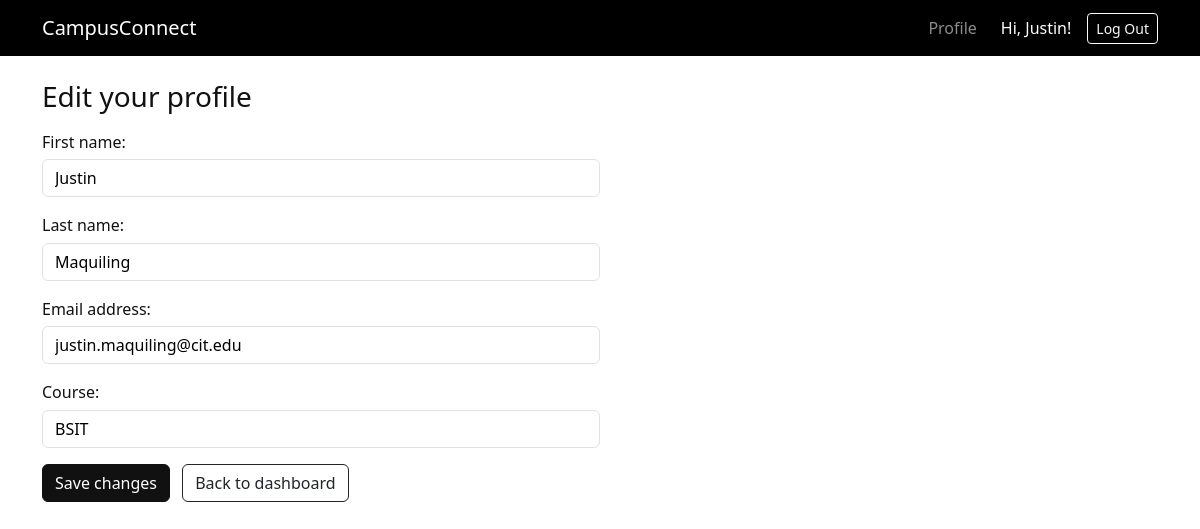
Before: /accounts/profile/ (signed in) with the older database file.
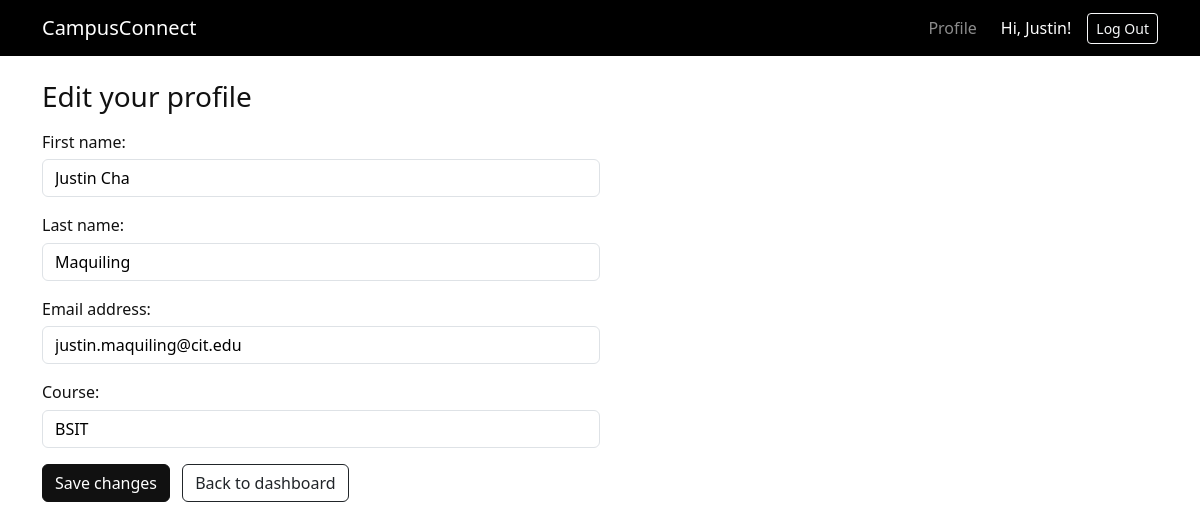
After: the same page with the newer database file.
### accounts/models.py (models this page shows, shortened)
class CustomUser(AbstractUser):
    class Role(models.TextChoices):
        STUDENT =  "STUDENT", "Student"
        ADMIN = "ADMIN", "Administrator"
    role = models.CharField(max_length=10,
                            choices= Role.choices,
                            default=Role.STUDENT)
    course = models.CharField(max_length=50, blank=True)

### accounts/views.py (the view)
# urls.py: path("profile/", ProfileUpdateView.as_view(), name="profile"),
class ProfileUpdateView(LoginRequiredMixin, SuccessMessageMixin, UpdateView):
    form_class = UserProfileForm
    template_name = "dashboard/profile.html"
    success_url = reverse_lazy("profile")
    success_message = "Your profile has been updated."
    def get_object(self):
        return self.request.user

### accounts/forms.py
class UserProfileForm(forms.ModelForm):
    class Meta:
        model = CustomUser
        fields = ("first_name", "last_name", "email", "course")

### templates/dashboard/profile.html (shortened to what this page needs)
{% extends "base.html" %}
{% block content %}
<h1 class="h3 mb-3">Edit your profile</h1>
<form method="post" class="col-md-7 col-lg-6">
    {{ form.as_p }}
    <button class="btn btn-primary" type="submit">Save changes</button>
    <a class="btn btn-outline-dark ms-2" href="{% url 'dashboard' %}">Back to dashboard</a>
</form>
{% endblock %}

### templates/base.html (shortened to what this page needs)
<!DOCTYPE html>
<html>
    <head>
        <link href="https://cdn.jsdelivr.net/npm/bootstrap@5.3.3/dist/css/bootstrap.min.css" rel="stylesheet">
    </head>
    <body>
        <nav class="navbar navbar-expand navbar-dark bg-black">
            <div class="container">
                <a class="navbar-brand" href="{% url 'dashboard' %}">CampusConnect</a>
                <div class="navbar-nav ms-auto align-items-center gap-3">
                    {% if user.is_authenticated %}
                        <a class="nav-link" href="{% url 'profile' %}">Profile</a>
                        <span class="navbar-text text-white">Hi, {{ user.username }}!</span>
                        <form method="post" action="{% url 'logout' %}" class="m-0">
                            <button class="btn btn-outline-light btn-sm" type="submit">Log Out</button>
                        </form>
                    {% else %}
                        <a class="nav-link" href="{% url 'login' %}">Log In</a>
                        <a class="btn btn-light btn-sm" href="{% url 'signup' %}">Sign Up</a>
                    {% endif %}
                </div>
            </div>
        </nav>
        <main class="container py-4">
            {% block content %}{% endblock %}
        </main>
    </body>
</html>

### templates/base.html (style rules this page uses)
body { color: #111; background: #fff; }
a { color: #111; }
.btn-primary { --bs-btn-color: #fff; --bs-btn-bg: #111; --bs-btn-border-color: #111; --bs-btn-hover-color: #fff; --bs-btn-hover-bg: #333; --bs-btn-hover-border-color: #333; --bs-btn-active-bg: #000; --bs-btn-active-border-color: #000; }
form p { margin-bottom: 1rem; }
form label { display: block; margin-bottom: .35rem; }
form input:not([type=checkbox]), form select, form textarea { display: block; width: 100%; padding: .375rem .75rem; border: 1px solid #dee2e6; border-radius: .375rem; background-color: #fff; }

Changed rows visible on the page:
changed CustomUser "Justin": first_name "Justin" → "Justin Cha"
